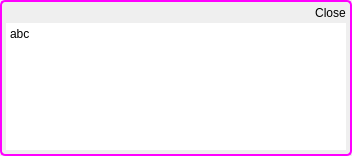
<?xml version="1.0" encoding="UTF-8"?>
<ui version="4.0">
 <class>NoteItemWidget</class>
 <widget class="QWidget" name="NoteItemWidget">
  <property name="geometry">
   <rect>
    <x>0</x>
    <y>0</y>
    <width>352</width>
    <height>156</height>
   </rect>
  </property>
  <property name="windowTitle">
   <string>Form</string>
  </property>
  <property name="styleSheet">
   <string notr="true">border: 2px solid #FF00FF; border-radius: 5px;</string>
  </property>
  <layout class="QVBoxLayout" name="verticalLayout">
   <property name="spacing">
    <number>0</number>
   </property>
   <property name="leftMargin">
    <number>6</number>
   </property>
   <property name="topMargin">
    <number>3</number>
   </property>
   <property name="rightMargin">
    <number>6</number>
   </property>
   <property name="bottomMargin">
    <number>6</number>
   </property>
   <item>
    <widget class="QWidget" name="widget" native="true">
     <property name="maximumSize">
      <size>
       <width>16777215</width>
       <height>40</height>
      </size>
     </property>
     <property name="styleSheet">
      <string notr="true">border: none;</string>
     </property>
     <layout class="QHBoxLayout" name="horizontalLayout">
      <property name="spacing">
       <number>0</number>
      </property>
      <property name="leftMargin">
       <number>0</number>
      </property>
      <property name="topMargin">
       <number>0</number>
      </property>
      <property name="rightMargin">
       <number>0</number>
      </property>
      <property name="bottomMargin">
       <number>0</number>
      </property>
      <item>
       <spacer name="horizontalSpacer">
        <property name="orientation">
         <enum>Qt::Horizontal</enum>
        </property>
        <property name="sizeHint" stdset="0">
         <size>
          <width>317</width>
          <height>20</height>
         </size>
        </property>
       </spacer>
      </item>
      <item>
       <widget class="QPushButton" name="btnClose">
        <property name="text">
         <string>Close</string>
        </property>
       </widget>
      </item>
     </layout>
    </widget>
   </item>
   <item>
    <widget class="QTextEdit" name="textEdit">
     <property name="styleSheet">
      <string notr="true">border: none;</string>
     </property>
     <property name="html">
      <string>&lt;!DOCTYPE HTML PUBLIC &quot;-//W3C//DTD HTML 4.0//EN&quot; &quot;http://www.w3.org/TR/REC-html40/strict.dtd&quot;&gt;
&lt;html&gt;&lt;head&gt;&lt;meta name=&quot;qrichtext&quot; content=&quot;1&quot; /&gt;&lt;style type=&quot;text/css&quot;&gt;
p, li { white-space: pre-wrap; }
&lt;/style&gt;&lt;/head&gt;&lt;body style=&quot; font-family:'SimSun'; font-size:9pt; font-weight:400; font-style:normal;&quot;&gt;
&lt;p style=&quot; margin-top:0px; margin-bottom:0px; margin-left:0px; margin-right:0px; -qt-block-indent:0; text-indent:0px;&quot;&gt;abc&lt;/p&gt;&lt;/body&gt;&lt;/html&gt;</string>
     </property>
    </widget>
   </item>
  </layout>
 </widget>
 <resources/>
 <connections/>
</ui>
